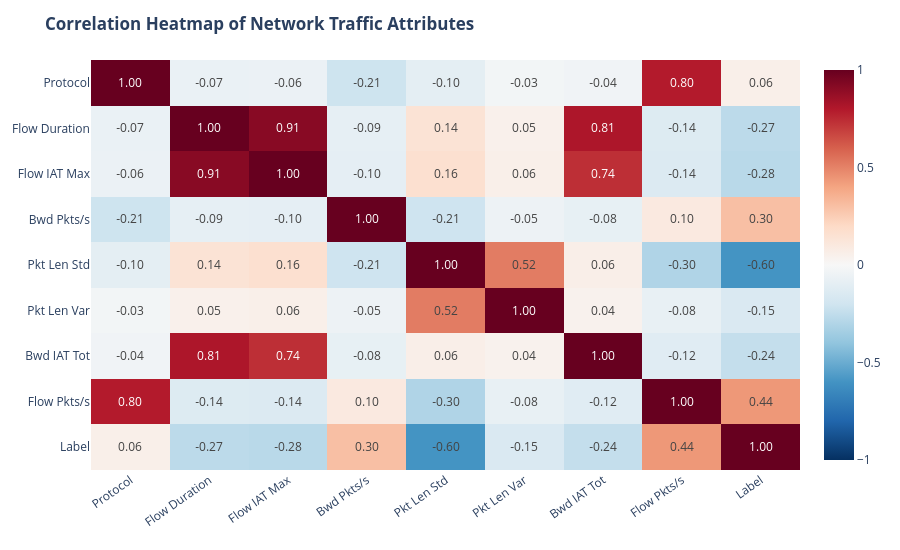

Here is the notebook cell this chart was saved with:
### Markdown cell above
---
## 8. Correlation Analysis Heatmap

Understanding linear relationships between network flow features and attack labels.

### Code cell
num_cols = ['Protocol', 'Flow Duration', 'Flow IAT Max', 'Bwd Pkts/s', 'Pkt Len Std', 'Pkt Len Var', 'Bwd IAT Tot', 'Flow Pkts/s', 'Label']
corr_matrix = df[num_cols].corr()

fig_corr = px.imshow(
    corr_matrix,
    text_auto='.2f',
    color_continuous_scale='RdBu_r',
    zmin=-1,
    zmax=1,
    aspect="auto",
    title="<b>Correlation Heatmap of Network Traffic Attributes</b>"
)

fig_corr.update_layout(
    height=550,
    xaxis_tickangle=-35,
    margin=dict(l=50, r=50, t=60, b=80)
)

fig_corr.show()

### Figure 1 — Plotly figure (JSON) as saved in the notebook; plotly's stock layout.template omitted (floating-point values rounded to 4 significant figures)
{"data": [{"coloraxis": "coloraxis", "hovertemplate": "x: %{x}<br>y: %{y}<br>color: %{z}<extra></extra>", "name": "0", "texttemplate": "%{z:.2f}", "type": "heatmap", "x": ["Protocol", "Flow Duration", "Flow IAT Max", "Bwd Pkts/s", "Pkt Len Std", "Pkt Len Var", "Bwd IAT Tot", "Flow Pkts/s", "Label"], "xaxis": "x", "y": ["Protocol", "Flow Duration", "Flow IAT Max", "Bwd Pkts/s", "Pkt Len Std", "Pkt Len Var", "Bwd IAT Tot", "Flow Pkts/s", "Label"], "yaxis": "y", "z": [[1.0, -0.07058, -0.06356, -0.2089, -0.1001, -0.02591, -0.03918, 0.7955, 0.05791], [-0.07058, 1.0, 0.9129, -0.09172, 0.1414, 0.05073, 0.8132, -0.136, -0.2659], [-0.06356, 0.9129, 1.0, -0.09593, 0.1611, 0.05957, 0.7369, -0.1422, -0.2766], [-0.2089, -0.09172, -0.09593, 1.0, -0.2054, -0.05231, -0.08312, 0.09713, 0.302], [-0.1001, 0.1414, 0.1611, -0.2054, 1.0, 0.5181, 0.06218, -0.3045, -0.5964], [-0.02591, 0.05073, 0.05957, -0.05231, 0.5181, 1.0, 0.04083, -0.07756, -0.152], [-0.03918, 0.8132, 0.7369, -0.08312, 0.06218, 0.04083, 1.0, -0.1232, -0.2408], [0.7955, -0.136, -0.1422, 0.09713, -0.3045, -0.07756, -0.1232, 1.0, 0.4367], [0.05791, -0.2659, -0.2766, 0.302, -0.5964, -0.152, -0.2408, 0.4367, 1.0]]}], "layout": {"coloraxis": {"cmax": 1, "cmin": -1, "colorscale": [[0.0, "rgb(5,48,97)"], [0.1, "rgb(33,102,172)"], [0.2, "rgb(67,147,195)"], [0.3, "rgb(146,197,222)"], [0.4, "rgb(209,229,240)"], [0.5, "rgb(247,247,247)"], [0.6, "rgb(253,219,199)"], [0.7, "rgb(244,165,130)"], [0.8, "rgb(214,96,77)"], [0.9, "rgb(178,24,43)"], [1.0, "rgb(103,0,31)"]]}, "height": 550, "margin": {"b": 80, "l": 50, "r": 50, "t": 60}, "title": {"text": "<b>Correlation Heatmap of Network Traffic Attributes</b>"}, "xaxis": {"anchor": "y", "domain": [0.0, 1.0], "tickangle": -35}, "yaxis": {"anchor": "x", "autorange": "reversed", "domain": [0.0, 1.0]}}}
